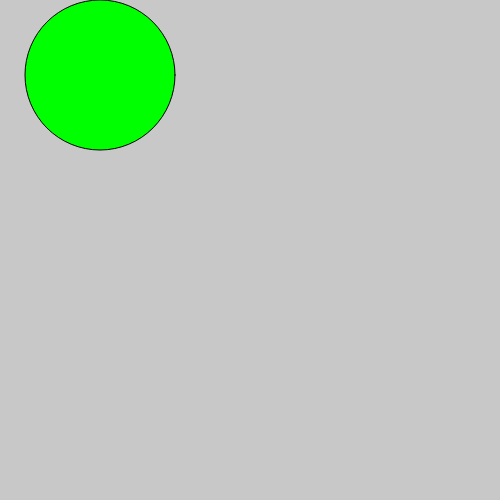
Frame 1 (no input)
Frame 60 (no input): identical to frame 1, image omitted
Frame 120 (the mouse pressed at the canvas centre since frame 60): identical to frame 1, image omitted

The p5.js sketch that drew this single still picture (run headless with seeded random() and noise() and a simulated clock; from frame 60 on, the mouse is pressed at the canvas centre):

// p5.js sketch
// ── sketch.js
var x = 100;
var y = 75;


function setup() {
  createCanvas(500, 500);
  background(200);
}

function draw() {
  background(200);
  fill(0, 255, 0);
  ellipse(x, y, 150, 150);


  if (keyIsPressed) {
    if (keyCode == UP_ARROW) {
      y = max(75, y - 10);
    } else if (keyCode == DOWN_ARROW) {
      y = min(425, y + 10);
    } else if (keyCode == RIGHT_ARROW) {
      x = min(425, x + 10);
    } else if (keyCode == LEFT_ARROW) {
      x = max(75, x - 10);
    }
  }
}
